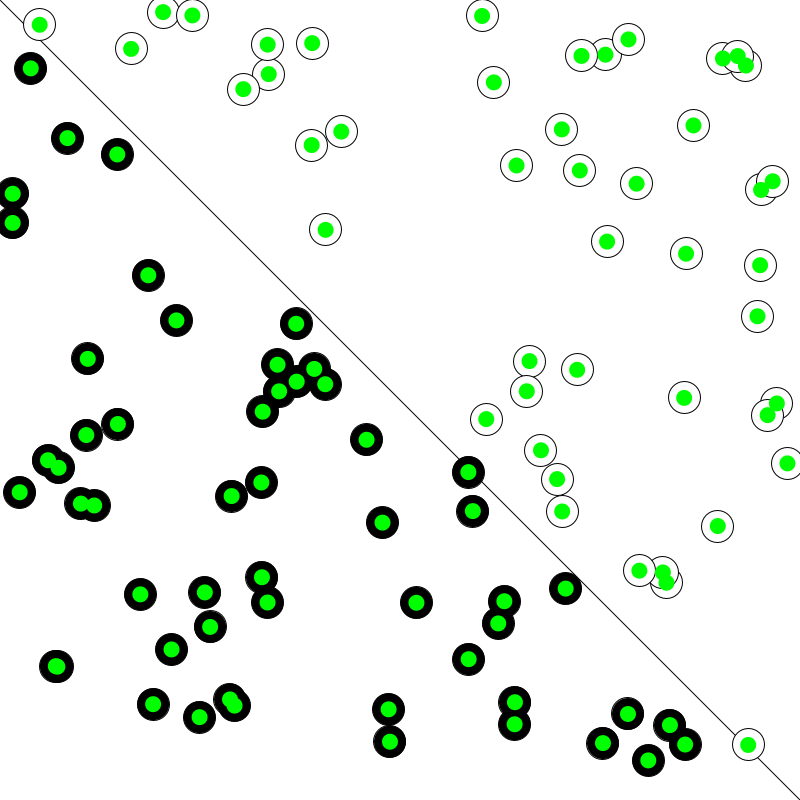
Frame 1 (no input)
Frame 60 (the mouse pressed at the canvas centre just before this capture): identical to frame 1, image omitted
Frame 120 (the mouse held since frame 60 and released just before this capture): identical to frame 1, image omitted

The Processing sketch that drew this single still picture (run headless with seeded random() and noise(); from frame 60 on, the mouse is pressed at the canvas centre):

// Processing sketch: sketch
// ── sketch.pde
Perceptron brain;
Point[] points = new Point[100];
void setup(){

  size(800,800);
  brain = new Perceptron();
  for(int i = 0; i < points.length; i++){
    points[i] = new Point();
  
  }  
}

void draw(){
  background(255);
  stroke(0);
  line(0,0,width,height);
  for (Point p : points) p.show();

  for(Point pt: points){
    float[] inputs = {pt.x,pt.y};
    brain.train(inputs,pt.label);
    
    int guess = brain.guess(inputs);
    if(guess == pt.label){
      fill(0,255,0);
    }else{ 
      fill(255,0,0); 
    }
    noStroke();
    ellipse(pt.x,pt.y,16,16);
  }
}
// ── Perceptron.pde
class Perceptron {

  float[] weights = new float[2];
  float lr = 0.1;
  
  public Perceptron(){
    for(int i= 0; i < weights.length; i++){
      weights[i] = random(-1,1);
    }  
  } 
  
  int sign(float n){
    if (n >= 0) return 1;
    else return -1;
  }
  
  int guess(float[] inputs){
    float sum = 0;
    for(int i = 0; i< weights.length;i++){
      sum += inputs[i] * weights[i];
    }
   return sign(sum); 
  }
  
  void train(float[] inputs, int target){
  
    int guess = guess(inputs);
    int error = target - guess;
    
    // tune all the weights!
    for (int i=0; i< weights.length; i++){
      weights[i] += error * inputs[i] * lr;
    }
  }
}
// ── Point.pde
class Point{

  float x;
  float y;
  int label;
  
  public Point(){
    x = random(width);
    y = random(height);
    
    if (x > y) label = 1;
    else label = -1;
  
  }
  
  void show(){
    stroke(0);
    if (label == 1) fill(255);
    else fill(0);
    
    ellipse(x,y,32,32);
  
  }

}
